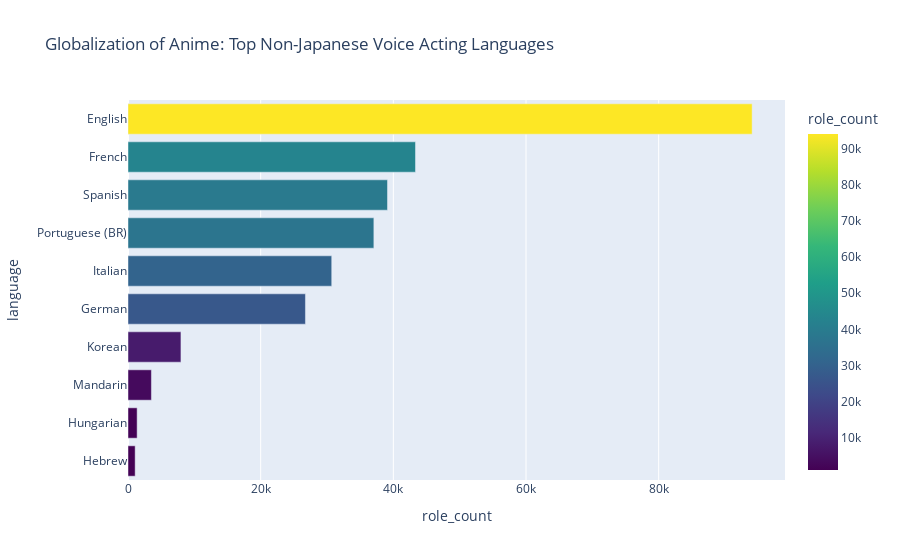

The cell this chart's notebook holds for it:
### Markdown cell above
Checkin non-japanese voice acting languages

### Code cell
# --- PREPARATION ---
person_voice_works_df = pd.read_csv('datasets/person_voice_works_cleaned.csv')
# 1. Count distinct roles by language
lang_counts = person_voice_works_df['language'].value_counts().reset_index()
lang_counts.columns = ['language', 'role_count']

# 2. Separate Japanese (Dominant) from Others to make the chart readable
# Usually Japanese is 90%+, so we might want to view "Non-Japanese" specifically
non_jp = lang_counts[lang_counts['language'] != 'Japanese']

# --- PLOT ---
fig = px.bar(
    non_jp.head(10), # Top 10 non-Japanese languages
    x='role_count',
    y='language',
    orientation='h',
    title='Globalization of Anime: Top Non-Japanese Voice Acting Languages',
    color='role_count',
    color_continuous_scale='Viridis'
)
fig.update_layout(yaxis={'categoryorder':'total ascending'})
fig.show()

### Figure 1 — Plotly figure (JSON) as saved in the notebook; plotly's stock layout.template omitted (floating-point values rounded to 4 significant figures)
{"data": [{"hovertemplate": "role_count=%{marker.color}<br>language=%{y}<extra></extra>", "legendgroup": "", "marker": {"color": [94094, 43340, 39119, 37064, 30712, 26750, 7981, 3529, 1378, 1079], "coloraxis": "coloraxis", "pattern": {"shape": ""}}, "name": "", "orientation": "h", "showlegend": false, "textposition": "auto", "type": "bar", "x": [94094, 43340, 39119, 37064, 30712, 26750, 7981, 3529, 1378, 1079], "xaxis": "x", "y": ["English", "French", "Spanish", "Portuguese (BR)", "Italian", "German", "Korean", "Mandarin", "Hungarian", "Hebrew"], "yaxis": "y"}], "layout": {"barmode": "relative", "coloraxis": {"colorbar": {"title": {"text": "role_count"}}, "colorscale": [[0, "#440154"], [0.1111, "#482878"], [0.2222, "#3e4989"], [0.3333, "#31688e"], [0.4444, "#26828e"], [0.5556, "#1f9e89"], [0.6667, "#35b779"], [0.7778, "#6ece58"], [0.8889, "#b5de2b"], [1, "#fde725"]]}, "legend": {"tracegroupgap": 0}, "title": {"text": "Globalization of Anime: Top Non-Japanese Voice Acting Languages"}, "xaxis": {"anchor": "y", "domain": [0, 1], "title": {"text": "role_count"}}, "yaxis": {"anchor": "x", "categoryorder": "total ascending", "domain": [0, 1], "title": {"text": "language"}}}}
